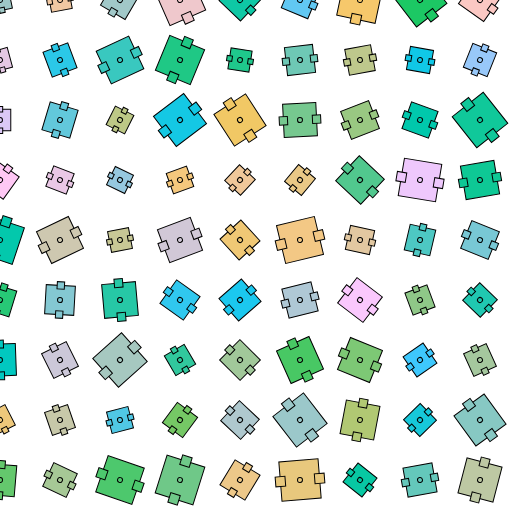
Frame 1 (no input)
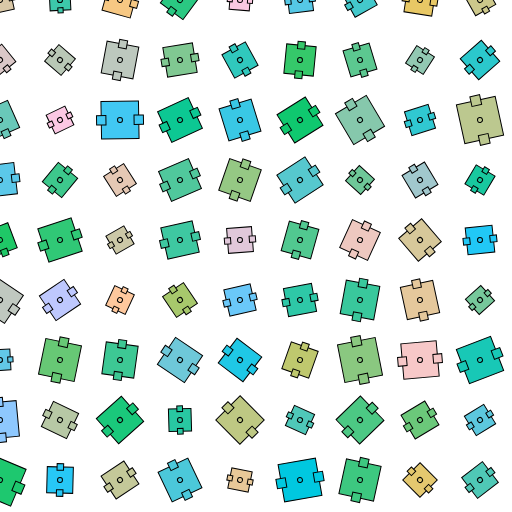
Frame 60 (no input)
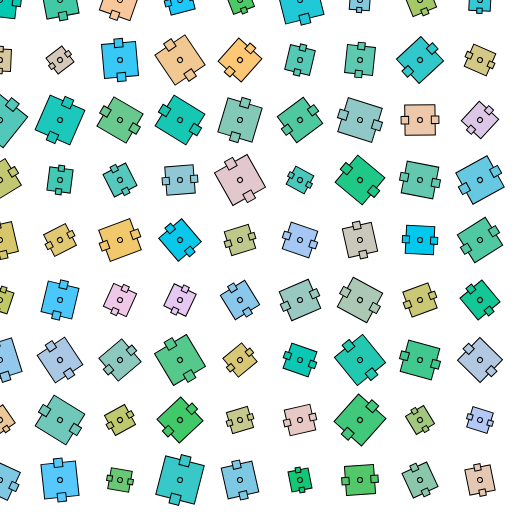
Frame 120 (the mouse pressed at the canvas centre since frame 60)

The p5.js sketch that drew these frames (run headless with seeded random() and noise() and a simulated clock; from frame 60 on, the mouse is pressed at the canvas centre):

// p5.js sketch
// ── sketch.js
var vel = 3;
var rot = 1;

var nFilas = 9;
var nColumnas = 9;

var angulos = [];
var velocidades = [];
var tamanos = [];
var colores = [];


function setup() {
  createCanvas(512, 512);
  rectMode(CENTER);
  randomizar(); //esta vez puse todo dentro de una funcion, solo para no repetir. 
}

function draw() {
  background(255);
  
  //llamar a la fiuncion randomizar cada cierta cantidad de cuadros
  if(frameCount%30==0){
    randomizar();
  }

  for (var i = 0; i < velocidades[0].length; ++i) {
    for (var j = 0; j < velocidades[1].length; ++j) {
      var miRot = angulos[i][j] += velocidades[i][j];
      figura(60 * i, 60 * j, tamanos[i][j], miRot, colores[i][j]);
    }
  }
}

function figura(x, y, t, r, c) {
  push();
  translate(x, y);
  noStroke();
  fill(c/3, 50);
  ellipse(0, 0, 50, 50);
  rotate(radians(r));
  fill(c);
  stroke(c*3);
  rect(0, 0, t, t);
  fill(c*2);
  ellipse(0, 0, 5, 5);
  rect(t / 2, 0, t / 4, t / 4);
  rect(- t / 2, 0, t / 4, t / 4);
  pop();
}

function mousePressed() {
  randomizar();
}

function randomizar() {

  for (var i = 0; i < nFilas; ++i) {
    angulos[i] = [];
    for (var j = 0; j < nColumnas; ++j) {
      angulos[i][j] = random(360);
    }
  }

  for (var i = 0; i < nFilas; ++i) {
    velocidades[i] = [];
    for (var j = 0; j < nColumnas; ++j) {
      velocidades[i][j] = random(- 1, 1);
    }
  }

  for (var i = 0; i < nFilas; ++i) {
    colores[i] = [];
    for (var j = 0; j < nColumnas; ++j) {
      colores[i][j] = color(random(255), 200, 100 +random(155));
    }
  }

  for (var i = 0; i < nFilas; ++i) {
    tamanos[i] = [];
    for (var j = 0; j < nColumnas; ++j) {
      tamanos[i][j] = random(20, 40);
    }
  }
}
